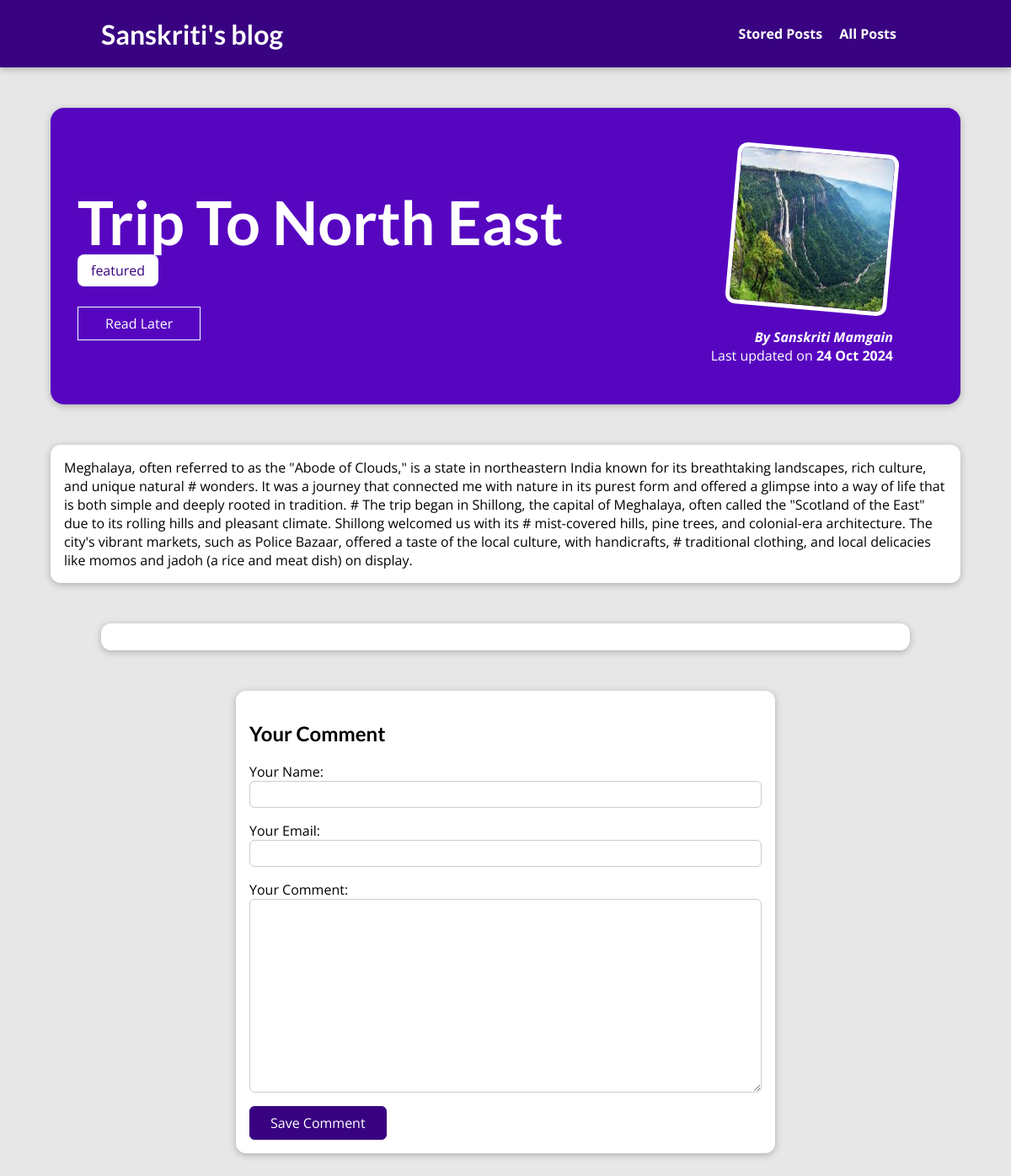
/posts/trip-to-north-east, run on the app's committed database.
### blog/models.py (models this page shows, shortened)
class Post(models.Model):
    title=models.CharField(max_length=150)
    excerpt=models.CharField(max_length=200)
    image=models.ImageField(upload_to="posts",null=True)
    date=models.DateField(auto_now=True)
    slug=models.SlugField(unique=True,db_index=True)
    content=models.TextField(validators=[MinLengthValidator(10)])
    author=models.ForeignKey(Author,on_delete=models.SET_NULL,null=True,related_name="posts")
    tags=models.ManyToManyField(Tag)

class Tag(models.Model):
    caption=models.CharField(max_length=20)

class Author(models.Model):
    first_name=models.CharField(max_length=100)
    last_name=models.CharField(max_length=100)
    email_address=models.EmailField()
    def full_name(self):
        return f"{self.first_name} {self.last_name}"
    def __str__(self):
        return self.full_name()

### blog/views.py (the view, shortened to what this page needs)
# urls.py: path("posts/<slug:slug>",views.PostDetail.as_view(),name="post-detail-page"),
class PostDetail(View):
    def get(self,request,slug):
        post=Post.objects.get(slug=slug)
        stored_posts=request.session.get("stored_posts")
        if stored_posts is not None:
            is_saved_for_later=post.id in stored_posts
        else:
            is_saved_for_later=False
        context={"post":post,
                 "post_tags":post.tags.all(),
                 "comment_form":CommentForm(),
                 "comments":post.comments.all().order_by("-id"),
                 "saved_for_later":is_saved_for_later}
        return render(request,"blog/post-detail.html",context)

### blog/forms.py
class CommentForm(forms.ModelForm):
    class Meta:
        model=Comment
        exclude=["post"]
        labels={
            "user_name":"Your Name",
            "user_email":"Your Email",
            "text":"Your Comment"
        }

### blog/templates/blog/post-detail.html (shortened to what this page needs)
{% extends "base.html" %}
{% load static %}
{% block css_files %}
<link rel="stylesheet" href="{% static "blog/post-detail.css" %}"/>
{% endblock %}
{% block content %}
<section id="summary">
    <h2>{{ post.title }}</h2>
    <div>
        {% for tag in post_tags %}
            <span class="tag"> {{ tag.caption }}</span>
            {% endfor %}
    </div>
    <div id="read-later">
        <form action="{% url "read-later" %}" method="POST">
        <button>
            {% if saved_for_later %}
Remove from 'Read Later '
            {% else %}
            Read Later
            {% endif %}
        </button>
        </form>
    </div>
    <article>
        <img src="{{ post.image.url }}" alt="{{ post.title}}"/>
        <address>By <a href="mailto:{{post.author.email_address}}"> {{ post.author}}</a></address>
        <div>
            Last updated on <time>{{post.date|date:"d M Y" }}</time>
        </div>
    </article>
</section>
<main>
        {{post.content}}
    </main>
    <section id="comments">
    </section>
    <section id="comment-form">
        <h2> Your Comment</h2>
<form action="{% url "post-detail-page" post.slug %}" method="POST">
            {% for form_field in comment_form %}
            <div class="form-control {% if form_field.errors %}invalid{% endif %}>
               {{ form_field.label_tag}}
               {{ form_field }}
            </div>
            {% endfor %}
            <button>Save Comment</button>
        </form>
    </section>
{% endblock %}

### static/app.css (style rules this page uses)
* { box-sizing: border-box; }
html { font-family: 'Open Sans', 'Lato', sans-serif; }
body { margin: 0; }
h1, h2, h3 { font-family: 'Lato', sans-serif; font-weight: bold; }

### blog/static/blog/post-detail.css (style rules this page uses)
body { background-color: #e7e7e7; }
#summary { margin: 8rem auto 3rem auto; padding: 2rem; width: 90%; max-width: 90rem; border-radius: 16px; background-color: #5706c0; position: relative; box-shadow: 0 2px 8px rgba(0, 0, 0, 0.25); height: 22rem; }
#summary h2 { color: white; font-size: 4.5rem; margin-bottom: 0.25rem; }
#summary article { position: absolute; top: 2rem; right: 3rem; padding: 1rem 2rem; border-radius: 12px; text-align: right; color: white; }
#summary article img { width: 12rem; height: 12rem; border-radius: 12px; transform: rotateZ(5deg); border: 5px solid white; margin-bottom: 1rem; }
#summary address { font-weight: bold; }
#summary a { color: white; text-decoration: none; }
#summary time { font-weight: bold; }
#read-later { margin: 2rem 0; }
#read-later button { background-color: transparent; border: 1px solid white; padding: 0.5rem 2rem; font: inherit; color: white; cursor: pointer; }
main { width: 90%; max-width: 90rem; margin: 3rem auto; background-color: white; padding: 1rem; border-radius: 12px; box-shadow: 0 2px 8px rgba(0, 0, 0, 0.25); }
.tag { background-color: white; color: #390281; padding: 0.5rem 1rem; border-radius: 8px; }
#comment-form { margin: 3rem auto; width: 90%; max-width: 40rem; border-radius: 12px; background-color: white; box-shadow: 0 2px 8px rgba(0, 0, 0, 0.25); padding: 1rem; }
#comment-form button { font: inherit; background-color: #390281; color: white; border: 1px solid #390281; padding: 0.5rem 1.5rem; border-radius: 6px; cursor: pointer; }
.form-control { margin-bottom: 1rem; }
.form-control input, .form-control textarea { display: block; width: 100%; font: inherit; padding: 0.25rem; border-radius: 6px; border: 1px solid #ccc; }
#comments { margin: 3rem auto; width: 90%; max-width: 60rem; border-radius: 12px; background-color: white; box-shadow: 0 2px 8px rgba(0, 0, 0, 0.25); padding: 1rem 2rem; }

### data on the page
Post: title "Trip To North East", image (picture), author "Sanskriti Mamgain", date "24 Oct 2024", content "Meghalaya, often referred to as the \"Abode of Clouds,\" is a state in northeastern India known for its breathtaking landscapes, rich culture, and unique natural # wonders. It was a journey that connected me with nature in its purest form and offered a glimpse into a way of life that is both simple and deeply rooted in tradition. # The trip began in Shillong, the capital of Meghalaya, often called the \"Scotland of the East\" due to its rolling hills and pleasant climate. Shillong welcomed us with its # mist-covered hills, pine trees, and colonial-era architecture. The city's vibrant markets, such as Police Bazaar, offered a taste of the local culture, with handicrafts, # traditional clothing,…"
Tag: caption "featured"
